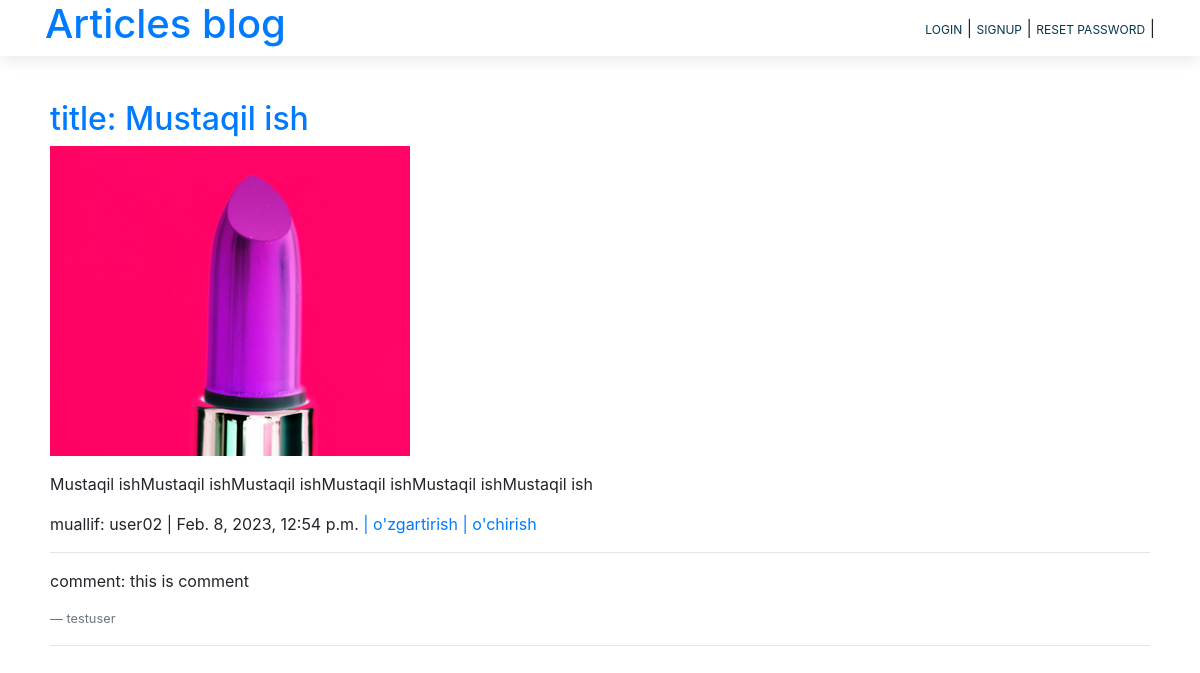
The app's page /articles/article_detail/10/ with its own data.
### articles/models.py (models this page shows, shortened)
class Article(models.Model):
    title = models.CharField(max_length=150)
    summary = models.CharField(max_length=200, blank=True)
    body = RichTextField()
    photo = models.ImageField(upload_to='images/', blank=True)
    date = models.DateTimeField(auto_now_add=True)
    author = models.ForeignKey(
        get_user_model(),
        on_delete=models.CASCADE,
    )

class Comment(models.Model):
    article = models.ForeignKey(Article, on_delete=models.CASCADE, related_name='comments')
    comment = models.CharField(max_length=150)
    author = models.ForeignKey(
        get_user_model(),
        on_delete=models.CASCADE,
    )
    def __str__(self):
        return self.comment

### accounts/models.py (models this page shows)
class CustomUser(AbstractUser):
    age = models.PositiveIntegerField(null=True, blank=True)
    country = models.CharField(max_length=100, null=False, blank=False)

### articles/views.py (the view)
# urls.py: path('article_detail/<int:pk>/', ArticleDetailView.as_view(), name='article_detail'),
class ArticleDetailView(DetailView):
    model = Article
    template_name = 'article_detail.html'

### templates/article_detail.html
{% extends 'base.html' %}
{% block content %}
    <div class="container container1">
            <h2><a href="{% url 'article_detail' article.pk %}">title: {{ article.title }}</a></h2>
            {% if article.photo %}
                <img src="{{ article.photo.url }}" alt="{{ article.title }}">
            {% endif %}
            <p>{{ article.body | safe}}</p>
            <span>muallif: {{ article.author }} | {{ article.date }}</span>
            <a href="{% url 'article_update' article.pk %}">| o'zgartirish</a>
            <a href="{% url 'article_delete' article.pk %}">| o'chirish</a>
            {% for comment in article.comments.all %}<hr>
                <p>comment: {{ comment }}</p>
                <footert class="blockquote-footer">{{ comment.author }}</footert>
            {% endfor %}
            <hr><br><br>
    </div>
{% endblock content %}

### static/css/base.css (style rules this page uses)
body { margin:0; }
.container1 { padding:100px 20px; }

### records on screen
Article: title "Mustaqil ish", photo (picture), body "Mustaqil ishMustaqil ishMustaqil ishMustaqil ishMustaqil ishMustaqil ish", author "user02", date "Feb. 8, 2023, 12:54 p.m."
Comment: comment "this is comment", author "testuser"
